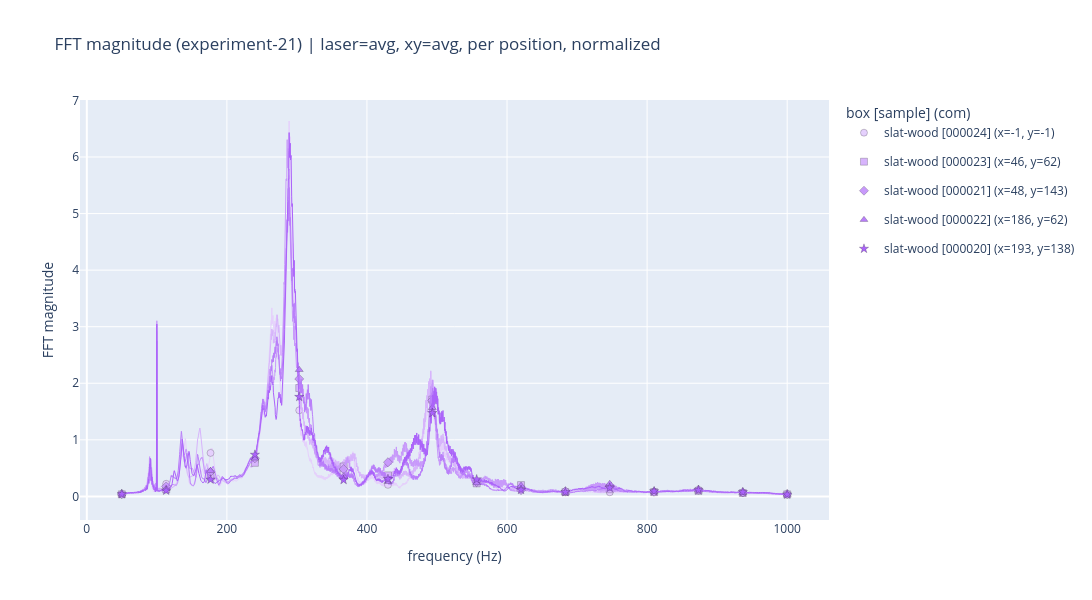

The notebook cell this image was saved under:
### Code cell
plot_fft_magnitude(normalize=True, boxes='slat-wood')

### Figure 1 — Plotly figure (JSON) as saved in the notebook; plotly's stock layout.template omitted (floating-point values rounded to 4 significant figures; data arrays with more than 128 entries replaced by an {"elided": "..."} marker saying what was removed)
{"data": [{"hoverinfo": "skip", "legendgroup": "slat-wood [000024] (x=-1, y=-1)", "line": {"color": "rgb(229,208,253)", "width": 1}, "mode": "lines", "showlegend": false, "type": "scatter", "x": {"elided": "3421 float values"}, "y": {"elided": "3421 float values"}}, {"legendgroup": "slat-wood [000024] (x=-1, y=-1)", "marker": {"color": "rgb(229,208,253)", "line": {"color": "rgba(0,0,0,0.4)", "width": 0.5}, "size": 7, "symbol": "circle"}, "mode": "markers", "name": "slat-wood [000024] (x=-1, y=-1)", "showlegend": true, "type": "scatter", "x": [50.0, 113.3, 176.7, 240.0, 303.3, 366.7, 430.0, 493.3, 556.7, 620.0, 683.3, 746.7, 810.0, 873.3, 936.7, 1000.0], "y": [0.03494, 0.2227, 0.7686, 0.6181, 1.522, 0.4182, 0.2039, 1.677, 0.2319, 0.1267, 0.07431, 0.07261, 0.08503, 0.1079, 0.05978, 0.03127]}, {"hoverinfo": "skip", "legendgroup": "slat-wood [000023] (x=46, y=62)", "line": {"color": "rgb(215,180,252)", "width": 1}, "mode": "lines", "showlegend": false, "type": "scatter", "x": {"elided": "3421 float values"}, "y": {"elided": "3421 float values"}}, {"legendgroup": "slat-wood [000023] (x=46, y=62)", "marker": {"color": "rgb(215,180,252)", "line": {"color": "rgba(0,0,0,0.4)", "width": 0.5}, "size": 7, "symbol": "square"}, "mode": "markers", "name": "slat-wood [000023] (x=46, y=62)", "showlegend": true, "type": "scatter", "x": [50.0, 113.3, 176.7, 240.0, 303.3, 366.7, 430.0, 493.3, 556.7, 620.0, 683.3, 746.7, 810.0, 873.3, 936.7, 1000.0], "y": [0.03677, 0.1243, 0.3486, 0.5934, 1.916, 0.5286, 0.3718, 1.711, 0.2298, 0.2, 0.07518, 0.126, 0.07539, 0.09758, 0.06, 0.03635]}, {"hoverinfo": "skip", "legendgroup": "slat-wood [000021] (x=48, y=143)", "line": {"color": "rgb(200,153,251)", "width": 1}, "mode": "lines", "showlegend": false, "type": "scatter", "x": {"elided": "3421 float values"}, "y": {"elided": "3421 float values"}}, {"legendgroup": "slat-wood [000021] (x=48, y=143)", "marker": {"color": "rgb(200,153,251)", "line": {"color": "rgba(0,0,0,0.4)", "width": 0.5}, "size": 7, "symbol": "diamond"}, "mode": "markers", "name": "slat-wood [000021] (x=48, y=143)", "showlegend": true, "type": "scatter", "x": [50.0, 113.3, 176.7, 240.0, 303.3, 366.7, 430.0, 493.3, 556.7, 620.0, 683.3, 746.7, 810.0, 873.3, 936.7, 1000.0], "y": [0.04211, 0.1759, 0.4338, 0.6738, 2.077, 0.4814, 0.6034, 1.699, 0.2523, 0.1114, 0.09253, 0.1774, 0.08144, 0.1185, 0.07175, 0.04234]}, {"hoverinfo": "skip", "legendgroup": "slat-wood [000022] (x=186, y=62)", "line": {"color": "rgb(185,126,250)", "width": 1}, "mode": "lines", "showlegend": false, "type": "scatter", "x": {"elided": "3421 float values"}, "y": {"elided": "3421 float values"}}, {"legendgroup": "slat-wood [000022] (x=186, y=62)", "marker": {"color": "rgb(185,126,250)", "line": {"color": "rgba(0,0,0,0.4)", "width": 0.5}, "size": 7, "symbol": "triangle-up"}, "mode": "markers", "name": "slat-wood [000022] (x=186, y=62)", "showlegend": true, "type": "scatter", "x": [50.0, 113.3, 176.7, 240.0, 303.3, 366.7, 430.0, 493.3, 556.7, 620.0, 683.3, 746.7, 810.0, 873.3, 936.7, 1000.0], "y": [0.03857, 0.1341, 0.4527, 0.6741, 2.239, 0.3576, 0.2595, 1.566, 0.2385, 0.1906, 0.06682, 0.2243, 0.08673, 0.1078, 0.06526, 0.03306]}, {"hoverinfo": "skip", "legendgroup": "slat-wood [000020] (x=193, y=138)", "line": {"color": "rgb(171,99,250)", "width": 1}, "mode": "lines", "showlegend": false, "type": "scatter", "x": {"elided": "3421 float values"}, "y": {"elided": "3421 float values"}}, {"legendgroup": "slat-wood [000020] (x=193, y=138)", "marker": {"color": "rgb(171,99,250)", "line": {"color": "rgba(0,0,0,0.4)", "width": 0.5}, "size": 7, "symbol": "star"}, "mode": "markers", "name": "slat-wood [000020] (x=193, y=138)", "showlegend": true, "type": "scatter", "x": [50.0, 113.3, 176.7, 240.0, 303.3, 366.7, 430.0, 493.3, 556.7, 620.0, 683.3, 746.7, 810.0, 873.3, 936.7, 1000.0], "y": [0.04112, 0.1023, 0.2973, 0.7373, 1.759, 0.2911, 0.3071, 1.474, 0.3018, 0.1154, 0.0762, 0.1525, 0.09114, 0.1107, 0.07593, 0.03335]}], "layout": {"height": 600, "legend": {"title": {"text": "box [sample] (com)"}}, "title": {"text": "FFT magnitude (experiment-21) | laser=avg, xy=avg, per position, normalized"}, "width": 1200, "xaxis": {"title": {"text": "frequency (Hz)"}}, "yaxis": {"title": {"text": "FFT magnitude"}}}}
